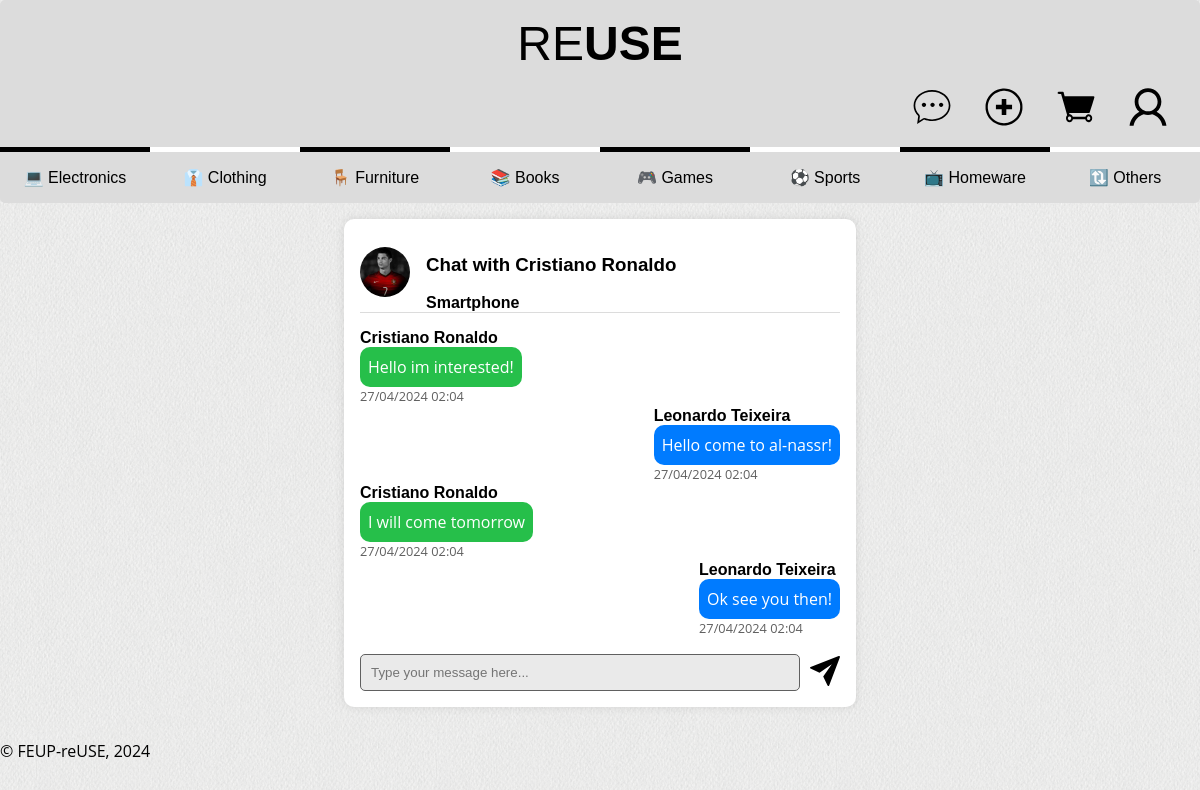
The page /pages/chat_messages.php?otherUserId=2&itemId=1 (signed in) on the database as committed earlier.
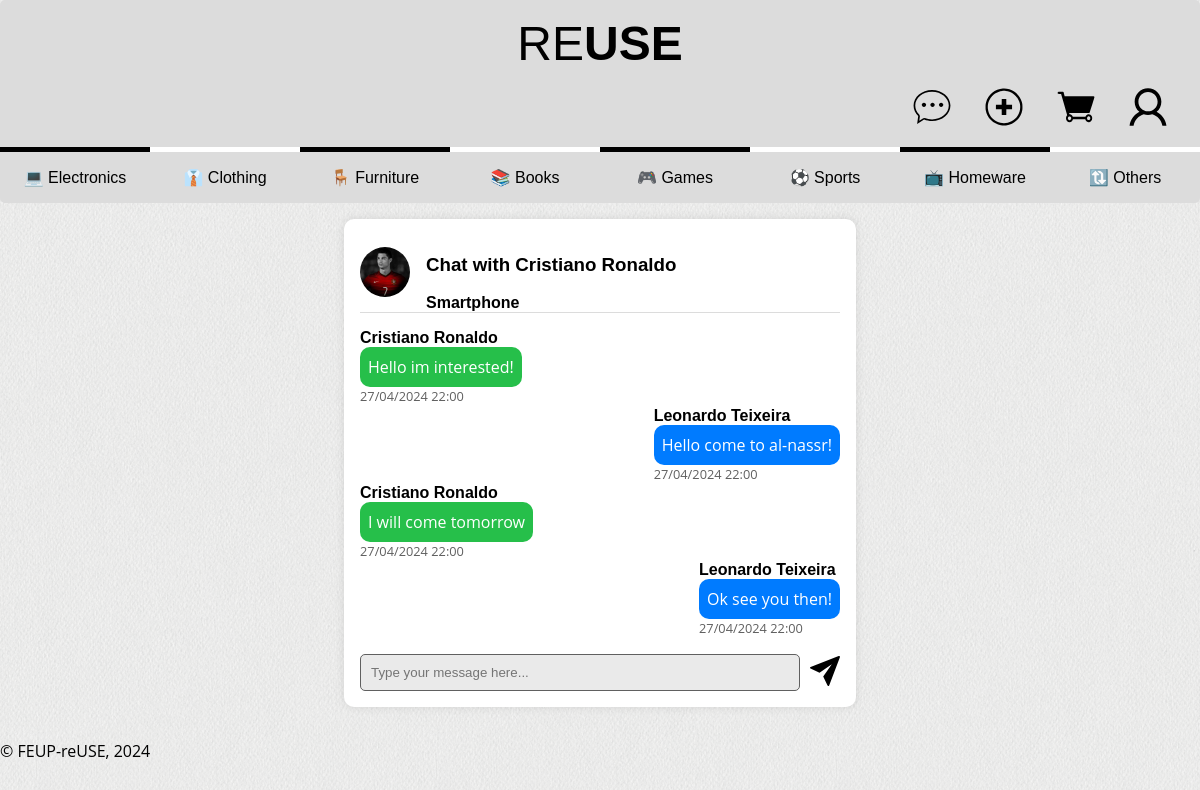
The same page on the database as committed later.
### tables this page shows
CREATE TABLE Chats (
    idChat INTEGER PRIMARY KEY,
    idSender INTEGER NOT NULL,
    idRecipient INTEGER NOT NULL,
    message TEXT NOT NULL,
    timestamp TIMESTAMP DEFAULT CURRENT_TIMESTAMP,
    idItem INTEGER NOT NULL,
    FOREIGN KEY (idSender) REFERENCES Users(idUser),
    FOREIGN KEY (idRecipient) REFERENCES Users(idUser),
    FOREIGN KEY (idItem) REFERENCES Items(idItem)
);

CREATE TABLE Users (
    idUser INTEGER PRIMARY KEY,
    name TEXT NOT NULL,
    username TEXT UNIQUE NOT NULL,
    password TEXT NOT NULL,
    email TEXT UNIQUE NOT NULL,
    isAdmin BOOLEAN NOT NULL DEFAULT 0
);

### database/users.class.php (called while the page is built, shortened)
<?php
class User {
    public int $idUser;
    public function __construct(int $idUser, string $name, string $username, string $password, string $email, bool $isAdmin) {
        $this->idUser = $idUser;
        $this->name = $name;
    }
    public static function getUserById(PDO $db, int $idUser): ?User {
        $stmt = $db->prepare('SELECT * FROM Users WHERE idUser = ?');
        $stmt->execute([$idUser]);
        $user = $stmt->fetch();
        return new User($user['idUser'], $user['name'], $user['username'], $user['password'], $user['email'], (bool) $user['isAdmin']);
    }
    public function getProfileImage(PDO $db): ?string {
        $stmt = $db->prepare('SELECT imagePath FROM UserImage JOIN Images ON UserImage.idImage = Images.idImage WHERE idUser = ?');
        $stmt->execute(array($this->idUser));
        $imagePath = $stmt->fetch();
        if ($imagePath)
            $imagePath = $imagePath['imagePath'];
        return $imagePath ? $imagePath : null;
    }
}
?>

### database/item.class.php (called while the page is built, shortened)
<?php
require_once 'users.class.php';
class Item {
    public function __construct(int $idItem, int $idSeller, string $name, ?string $introduction, ?string $description, int $idCategory, ?string $brand, ?string $model, int $idSize, int $idCondition, float $price, bool $active, bool $featured) {
        $this->name = $name;
    }
    public static function getItemById(PDO $db ,int $idItem): ?Item {
        $stmt = $db->prepare('SELECT * FROM Items WHERE idItem = ?');
        $stmt->execute(array($idItem));
        $item = $stmt->fetch();
        return new Item(
            $item['idItem'],
            $item['idSeller'],
            $item['name'],
            $item['introduction'],
            $item['description'],
            (int) $item['idCategory'],
            $item['brand'],
            $item['model'],
            (int) $item['idSize'],
            (int) $item['idCondition'],
            $item['price'],
            (bool) $item['active'],
            (bool) $item['featured']
        );
    }
}
?>

### utils/session.php (called while the page is built, shortened)
<?php
  class Session {
    public function getId() : ?int {
      return isset($_SESSION['id']) ? $_SESSION['id'] : null;
    }
  }
?>

### database/chats.class.php (called while the page is built, shortened)
<?php
require_once 'users.class.php';
class Chat {
    public static function getChatByUserAndItem($db, $userId, $otherUserId, $itemId) {
        $query = "SELECT * FROM Chats WHERE ((idSender = ? AND idRecipient = ?) OR (idSender = ? AND idRecipient = ?)) AND idItem = ?";
        $stmt = $db->prepare($query);
        $stmt->execute(array($userId, $otherUserId, $otherUserId, $userId, $itemId));
        return $stmt->fetchAll();
    }
}
?>

### pages/chat_messages.php (the view, shortened to what this page needs)
<?php
require_once(__DIR__ . '/../utils/session.php');
$session = new Session();
require_once(__DIR__ . '/../database/category.class.php');
require_once(__DIR__ . '/../database/item.class.php');
require_once(__DIR__ . '/../database/users.class.php');
require_once(__DIR__ . '/../database/chats.class.php');
require_once(__DIR__ . '/../templates/common.tpl.php');
$db = getDatabaseConnection();
$userId = $session->getId();
$otherUserId = $_GET['otherUserId'];
$itemId = $_GET['itemId'];
$chats = Chat::getChatByUserAndItem($db, (int)$userId, (int)$otherUserId, (int)$itemId);
?>
<section class="chat">
    <header><?php
            $otherUser = User::getUserById($db, (int)$otherUserId);
            $otherUserImage = $otherUser->getProfileImage($db);
            $item = Item::getItemById($db, (int)$itemId);
            if ($otherUserImage) {
                echo "<a href='../pages/user-profile.php?idUser={$otherUserId}'><img src='{$otherUserImage}' alt='User Image'></a>";
            }
            else {
                echo "<a href='../pages/user-profile.php?idUser={$otherUserId}'><img src='../docs/images/default_profile_picture.png' alt='User Image'></a>";
            }
            ?>
        <div>
            <h3>Chat with <?=User::getUserById($db,(int) $otherUserId)->name?></h3>
            <h4><?=$item->name?></h4>
        </div>
    </header>
        <?php foreach ($chats as $chat) { ?>
            <div class="message_<?php echo $chat['idSender'] === $userId ? 'outgoing' : 'incoming'; ?>">
                    <h4><?=User::getUserById($db, $chat['idSender'])->name?></h4>
                    <p class="message_content"><?=$chat['message']?></p>
                    <p class="hint"><?=date('d/m/Y H:i', strtotime($chat['timestamp']))?></p>
            </div>
        <?php } ?>
        <form action="../actions/action_send_message.php" method="post" class="message-form">
            <div class="message-input">
                <input type="text" name="message" placeholder="Type your message here..." required>
                <button type="submit"><img src="../docs/images/icon_send.svg" alt="Send"></button>
            </div>
        </form>
</section>

Rows that differ between the two databases and show on the page:
changed chats "Hello im interested!": timestamp "27/04/2024 02:04" → "27/04/2024 22:00"
changed chats "Hello come to al-nassr!": timestamp "27/04/2024 02:04" → "27/04/2024 22:00"
changed chats "I will come tomorrow": timestamp "27/04/2024 02:04" → "27/04/2024 22:00"
changed chats "Ok see you then!": timestamp "27/04/2024 02:04" → "27/04/2024 22:00"
